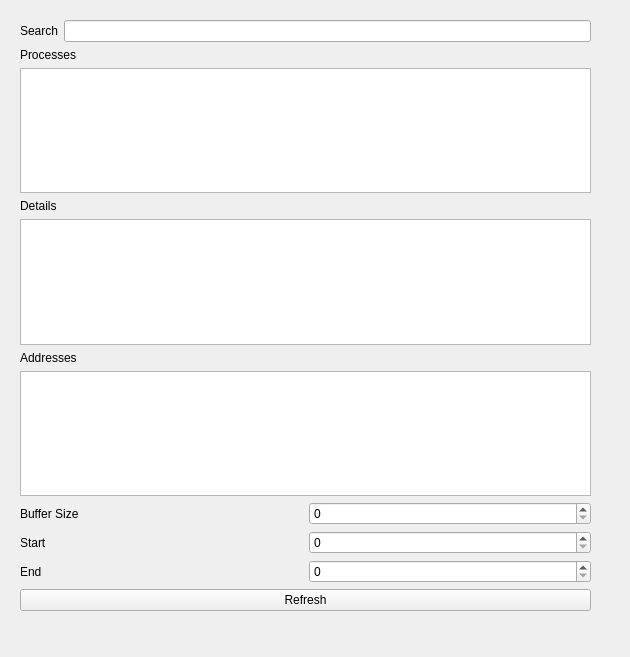
<?xml version="1.0" encoding="UTF-8"?>
<ui version="4.0">
 <class>ProcessMemoryImportEditor</class>
 <widget class="QWidget" name="ProcessMemoryImportEditor">
  <property name="geometry">
   <rect>
    <x>0</x>
    <y>0</y>
    <width>630</width>
    <height>657</height>
   </rect>
  </property>
  <property name="windowTitle">
   <string>Form</string>
  </property>
  <widget class="QWidget" name="verticalLayoutWidget">
   <property name="geometry">
    <rect>
     <x>20</x>
     <y>20</y>
     <width>571</width>
     <height>591</height>
    </rect>
   </property>
   <layout class="QVBoxLayout" name="verticalLayout">
    <item>
     <layout class="QHBoxLayout" name="horizontalLayout">
      <item>
       <widget class="QLabel" name="label">
        <property name="text">
         <string>Search</string>
        </property>
       </widget>
      </item>
      <item>
       <widget class="QLineEdit" name="SearchBox"/>
      </item>
     </layout>
    </item>
    <item>
     <widget class="QLabel" name="label_2">
      <property name="text">
       <string>Processes</string>
      </property>
     </widget>
    </item>
    <item>
     <widget class="QListWidget" name="listWidget"/>
    </item>
    <item>
     <widget class="QLabel" name="label_3">
      <property name="text">
       <string>Details</string>
      </property>
     </widget>
    </item>
    <item>
     <widget class="QPlainTextEdit" name="plainTextEdit"/>
    </item>
    <item>
     <widget class="QLabel" name="label_4">
      <property name="text">
       <string>Addresses</string>
      </property>
     </widget>
    </item>
    <item>
     <widget class="QPlainTextEdit" name="Memory_debug"/>
    </item>
    <item>
     <layout class="QHBoxLayout" name="horizontalLayout_2">
      <item>
       <widget class="QLabel" name="label_5">
        <property name="text">
         <string>Buffer Size</string>
        </property>
       </widget>
      </item>
      <item>
       <widget class="QSpinBox" name="buffer_sb"/>
      </item>
     </layout>
    </item>
    <item>
     <layout class="QHBoxLayout" name="horizontalLayout_3">
      <item>
       <widget class="QLabel" name="label_6">
        <property name="text">
         <string>Start</string>
        </property>
       </widget>
      </item>
      <item>
       <widget class="QSpinBox" name="startPoint_sb"/>
      </item>
     </layout>
    </item>
    <item>
     <layout class="QHBoxLayout" name="horizontalLayout_4">
      <item>
       <widget class="QLabel" name="label_7">
        <property name="text">
         <string>End</string>
        </property>
       </widget>
      </item>
      <item>
       <widget class="QSpinBox" name="endPoint_sb"/>
      </item>
     </layout>
    </item>
    <item>
     <widget class="QPushButton" name="refresh_btn">
      <property name="text">
       <string>Refresh</string>
      </property>
     </widget>
    </item>
   </layout>
  </widget>
 </widget>
 <resources/>
 <connections/>
</ui>
